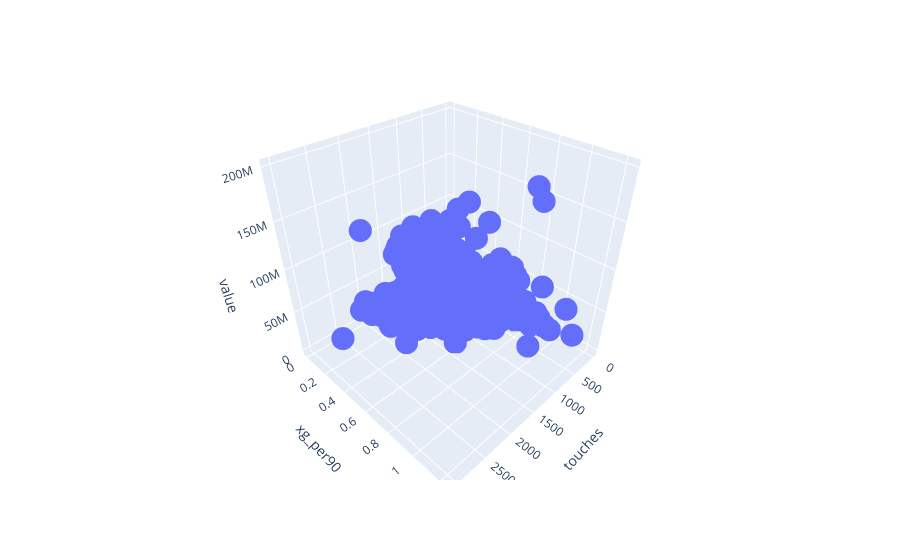

The cell this chart's notebook holds for it:
### Markdown cell above
Lets visualize the PCA, we will do so by plotting the player value vs the top features we found from the PCA

### Code cell
import plotly.io as pio
# This ensures Plotly output works in multiple places:
# plotly_mimetype: VS Code notebook UI
# notebook: "Jupyter: Export to HTML" command in VS Code
# See https://plotly.com/python/renderers/#multiple-renderers
pio.renderers.default = "plotly_mimetype+notebook"

fig = px.scatter_3d(df_fw, x="touches", y="xg_per90", z="value", hover_name='player', hover_data=['year', 'squad'])
fig.show()

### Figure 1 — Plotly figure (JSON) as saved in the notebook; plotly's stock layout.template omitted (floating-point values rounded to 4 significant figures; data arrays with more than 128 entries replaced by an {"elided": "..."} marker saying what was removed)
{"data": [{"customdata": {"elided": "1393x2 mixed values"}, "hovertemplate": "<b>%{hovertext}</b><br><br>touches=%{x}<br>xg_per90=%{y}<br>value=%{z}<br>year=%{customdata[0]}<br>squad=%{customdata[1]}<extra></extra>", "hovertext": {"elided": "1393 str values"}, "legendgroup": "", "marker": {"color": "#636efa", "symbol": "circle"}, "mode": "markers", "name": "", "scene": "scene", "showlegend": false, "type": "scatter3d", "x": {"elided": "1393 int values"}, "y": {"elided": "1393 float values"}, "z": {"elided": "1393 int values"}}], "layout": {"legend": {"tracegroupgap": 0}, "margin": {"t": 60}, "scene": {"domain": {"x": [0, 1], "y": [0, 1]}, "xaxis": {"title": {"text": "touches"}}, "yaxis": {"title": {"text": "xg_per90"}}, "zaxis": {"title": {"text": "value"}}}}}
